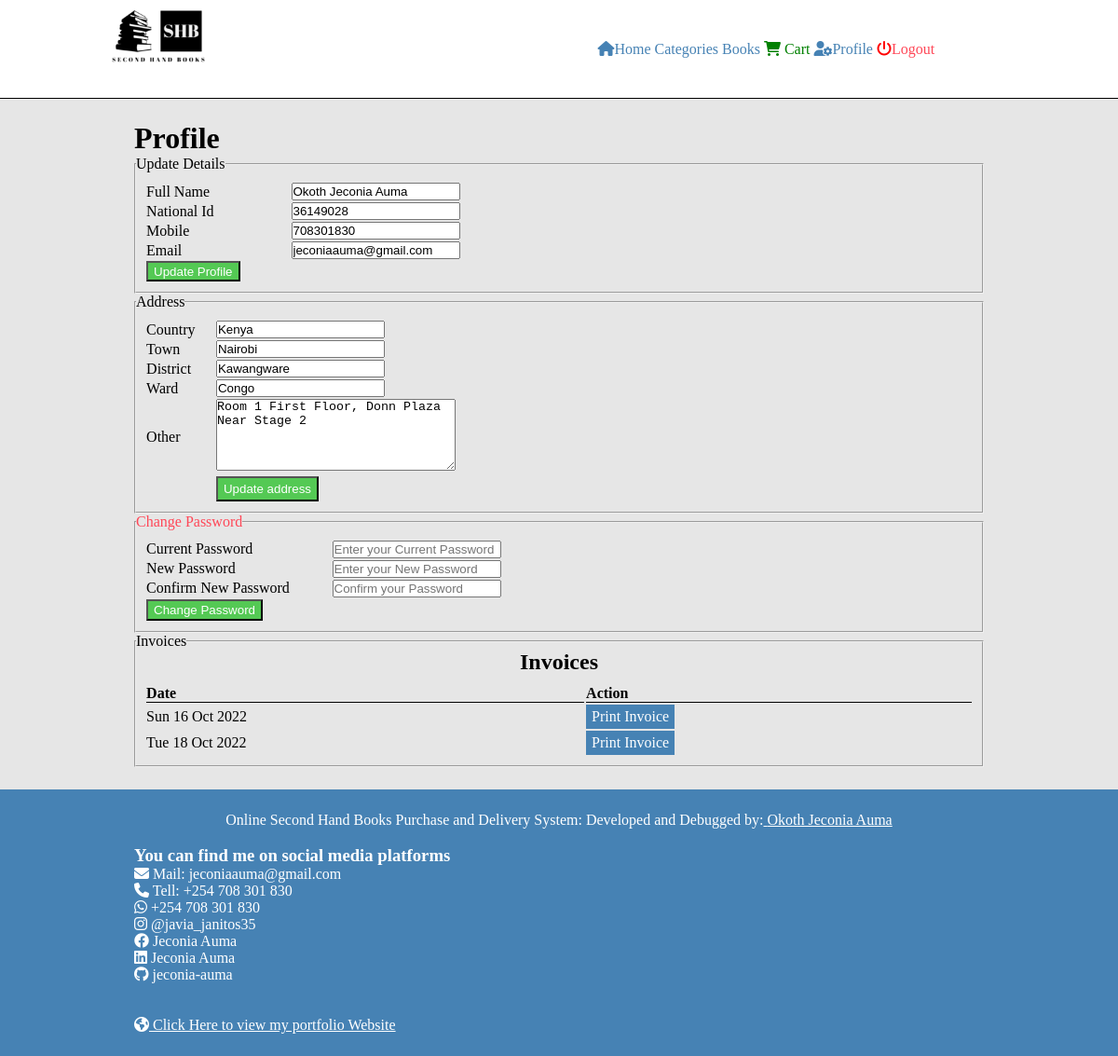
Page /profile.php (signed in) on the committed database.
### tables this page shows
CREATE TABLE `users` (
  `id` int(11) NOT NULL,
  `full_name` varchar(100) NOT NULL,
  `national_id` int(11) NOT NULL,
  `mobile` varchar(14) DEFAULT NULL,
  `email` varchar(100) NOT NULL,
  `password` varchar(255) NOT NULL,
  `user_type` varchar(10) NOT NULL
);

CREATE TABLE `users_addresses` (
  `id` int(11) NOT NULL,
  `user_id` int(11) NOT NULL,
  `country` varchar(255) NOT NULL,
  `town` varchar(255) NOT NULL,
  `district` varchar(255) NOT NULL,
  `ward` varchar(255) NOT NULL,
  `other_details` text NOT NULL
);

### profile.php (the view, shortened to what this page needs)
<?php include('partials-front/menu.php'); ?>
<?php
    $id = $_SESSION['customer'];
    $sql = "SELECT * FROM users WHERE id=$id";
    $res = mysqli_query($conn, $sql);
    if($res == TRUE){
        $count = mysqli_num_rows($res);
        if($count == 1){
            $row = mysqli_fetch_assoc($res);
            $id = $row['id'];
            $full_name = $row['full_name'];
            $national_id = $row['national_id'];
            $mobile = $row['mobile'];
            $email = $row['email'];
        }
    }
?>
<div class="container">
    <div class="wrapper">
        <h1>Profile</h1>
        <fieldset>
            <legend>Update Details</legend>
            <form action="" method="post">
                <table class="tbl-50">
                    <tr>
                        <td>Full Name</td>
                        <td><input type="text" name="full_name" value="<?php echo $full_name?>"></td>
                    </tr>
                    <tr>
                        <td>National Id</td>
                        <td><input type="number" name="national_id" minlength="10" value="<?php echo $national_id?>"></td>
                    </tr>
                    <tr>
                        <td>Mobile</td>
                        <td><input type="tel" name="mobile" minlength="10" value="<?php echo $mobile?>"></td>
                    </tr>
                    <tr>
                        <td>Email</td>
                        <td><input type="text" name="email" value="<?php echo $email?>"></td>
                    </tr>
                    <tr>
                        <td><input type="submit" name="update" value="Update Profile" class="btn-secondary"></td>
                    </tr>
                </table>
            </form>
        </fieldset>
        <fieldset>
            <?php
                $user_id = $id;
                $address_sql = "SELECT * FROM `users_addresses` WHERE user_id=$user_id";
                $address_res = mysqli_query($conn, $address_sql);
                if($address_res == TRUE){
                    $address_count = mysqli_num_rows($address_res);
                    if($address_count == 1){
                        $address_row = mysqli_fetch_assoc($address_res);
                        $address_id = $address_row['id'];
                        $country = $address_row['country'];
                        $town = $address_row['town'];
                        $district = $address_row['district'];
                        $ward = $address_row['ward'];
                        $other = $address_row['other_details'];
                    }
                }
            ?>
            <legend>Address</legend>
            <form action="" method="post">
                <table class="tbl-50">
                    <tr>
                        <td>Country</td>
                        <td><input type="text" name="country" value="<?php echo $country?>" required></td>
                    </tr>
                    <tr>
                        <td>Town</td>
                        <td><input type="text" name="town" value="<?php echo $town?>" required></td>
                    </tr>
                    <tr>
                        <td>District</td>
                        <td><input type="text" name="district" value="<?php echo $district?>" required></td>
                    </tr>
                    <tr>
                        <td>Ward</td>
                        <td><input type="text" name="ward" value="<?php echo $ward?>" required></td>
                    </tr>
                    <tr>
                        <td>Other</td>
                        <td><textarea name="other" cols="30" rows="5" required><?php echo $other; ?></textarea></td>
                    </tr>
                    <tr>
                        <td><input type="hidden" name="address_id" value="<?php echo $address_id; ?>"></td>
                        <td><input type="submit" name="submit_address" value="Update address" class="btn-secondary"></td>
                    </tr>
                </table>
            </form>
        </fieldset>
        <fieldset>
            <legend class='error'>Change Password</legend>
            <form action="" method="post">
                <table class="tbl-50">
                    <tr>
                        <td>Current Password</td>
                        <td><input type="password" name="password" placeholder="Enter your Current Password" required></td>
                    </tr>
                    <tr>
                        <td>New Password</td>
                        <td><input type="password" name="new_password" minlength="8" placeholder="Enter your New Password" required></td>
                    </tr>
                    <tr>
                        <td>Confirm New Password</td>
                        <td><input type="password" name="confirm_password" minlength="8" placeholder="Confirm your Password" required></td>
                    </tr>
                    <tr>
                        <td>
                            <input type="submit" value="Change Password" name="submit_password" minlength="8" class="btn-secondary">
                        </td>
                    </tr>
                </table>
            </form>
        </fieldset>
        <fieldset>
            <legend>Invoices</legend>
            <h2 class="text-center">Invoices</h2>
            <table class="tbl-100">
                <tr>
                    <th>Date</th>
                    <th>Action</th>
                </tr>
                <?php
                    $sql6 = "SELECT DISTINCT delivery_date FROM book_order WHERE user_id=$user_id";
                    $res6 = mysqli_query($conn, $sql6);
                    if($res6 == TRUE){
                        $count6 = mysqli_num_rows($res6);
                        if($count6 > 0){
                            while($row6 = mysqli_fetch_assoc($res6)){
                                $dates = $row6["delivery_date"];
                                ?>
                                    <tr>
                                        <td><?php echo $dates; ?></td>
                                        <td><a href="create_invoice.php?id=<?php echo $user_id;?>&dates=<?php echo $dates; ?>" class="btn-primary" target="_blank">Print Invoice</a></td>
                                    </tr>
                                <?php
                            }
                        }else{
                            ?>
                                <td class="error">You haven't purchased anything</td>
                            <?php
                        }
                    }else{
                        echo mysqli_error($conn);
                    }
                ?>
            </table>
        </fieldset>
    </div>
</div>
<?php include('partials-front/footer.php'); ?>

### css/style.css (style rules this page uses)
* { padding: 0; margin: 0; box-sizing: border-box; }
.container { background-color: rgb(230, 230, 230); }
.wrapper { width: 80%; padding: 2%; margin: 0 auto; }
.text-center { text-align: center; }
.btn-secondary { padding: 1% 6px; background-color: rgb(84, 201, 84); text-decoration: none; color: #fff; display: inline-block; }
.btn-primary { padding: 4px 6px; background-color: steelblue; text-decoration: none; color: #fff; display: inline-block; }
.tbl-100 { width: 100%; padding: 1%; }
.tbl-50 { width: 50%; padding: 1%; }
.tbl-100 th { text-align: left; border-bottom: 1px solid #000; }
.error { color: #ff4757; }

### rows in the picture
users: full_name "Okoth Jeconia Auma", national_id "36149028", mobile "708301830", email "jeconiaauma@gmail.com"
users_addresses: country "Kenya", town "Nairobi", district "Kawangware", ward "Congo", other "Room 1 First Floor, Donn Plaza Near Stage 2"

### other values in the picture
$dates "Sun 16 Oct 2022"
$dates "Tue 18 Oct 2022"
